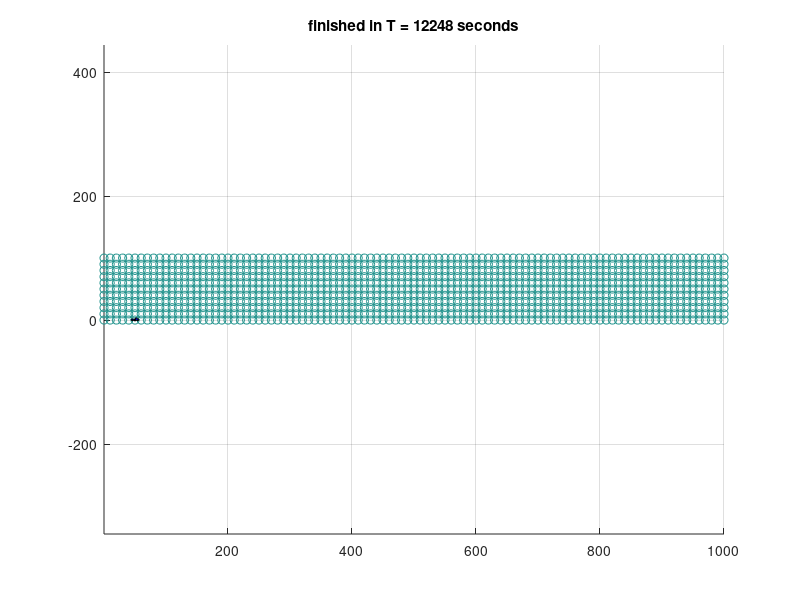

Write MATLAB code to recreate this figure.
function [] = AutoSeismic_DroneHex(x,y,T,hex)
% simulates a seismic survey with
% X-length in m, Y-length in m, T = Initial HomeBase location in [x,y];
% hex: the number of hexapods
%  Srikanth KVS and Aaron Becker
%
%  I want two variables:  State (S) and Graphics (G)
%
%%%%%%%%%%%%%%%%%%%%%%%%%%%
if nargin <1
    x = 1000;
    y = 100;
    T = [50,0];
    hex = 3; %total number of Hexapod walkers
    drones = 3; %total number of Drones
    darts = 16; %total number of Darts
    drone_cap = 4; %number of darts a drone can hold
    people = 0; %total number of human workers
    people_cap = 10; %number of geophones a human can hold
end
%constants
S.T = T; S.x = x; S.y = y; S.hex = hex; S.drones = drones; S.darts = darts; S.drone_cap = drone_cap; S.people = people;S.people_cap = people_cap;
dt = 1; % delta T
tic
S = Init_State(S);
G = Init_Graphics(S); %draw everything for first time
for T = 1:dt:100000 % Main_loop
    S = Update_State(S,dt);
    %G = Update_Graphics(S,G,T);
    if isFinished(S)
        break
    end
end
title(['finished in T = ',num2str(T),' seconds'])
display(['T = ',num2str(T),', ',num2str(S.numShots),' shots'])
display([ x,y,hex ,drones,darts,drone_cap,people,T])
toc
end

function S = Init_State(S)
% constants
gridSpacing = 10; %meters between grid points
S.minSensorsForShot = min(10, S.hex+S.darts*(S.drones>0)); %minimum number of ready sensors before a shot is taken.
S.numShots = 0;

%initialize survey points
[xg,yg] = meshgrid(0:gridSpacing:S.x,0:gridSpacing:S.y);
S.surveyPtsX = xg(:);
S.surveyPtsY = yg(:);
S.surveyPtsState = zeros(size(S.surveyPtsX));
%state: 0 no measurement, 1 assigned, 2 hex sensor at point & no measurement,
%3 dart sensor at point & no measurement, 4 measured with hex sensor, 5
%measured with dart sensor, 6 measured no sensor at location


%Initialize truck
S.Tstate = 2; % 0 - unassigned 1 - assigned 2-ready (at position) 3 - finished
S.Tpos = S.T;
S.Tstart = S.T;
S.Tgoal = S.T;
S.Tvel = 1;

%initialize hex
S.Hstate = zeros(S.hex,1); % 0 - unassigned 1 - assigned 2-ready (at position)
S.Hpos = repmat( S.T, S.hex,1);
S.Hstart = S.Hpos;
S.Hgoal = S.Hpos;
S.Hvel = 0.20;
S.Hsurveypt = zeros(S.hex,1); %ID of the survey point assigned to this robot
%initilize drones
S.Qstate = zeros(S.drones,1); % 0- unassigned 1- assigned
S.Qdeploying = zeros(S.drones,1); % 0- retrieve 1- deploy mode
S.Qpos = repmat( S.T, S.drones,1);
S.Qdarts = zeros(S.drones,S.drone_cap); %IDs of darts on drone (0 is no dart)
S.Qdartpickup = zeros(S.drones,1); %ID of dart to pick up.
S.Qdartscap = zeros(S.drones,1); %how many darts on board
S.Qstart = S.Qpos;
S.Qgoal = S.Qpos;
S.Qvel = 0.8;
S.Qsurveypt = zeros(S.drones,1);%ID of the survey point assigned to this robot (do we need this?)
%initialize darts
S.Dstate = zeros(S.darts,1);% 0- unassigned 1- assigned 2-ready (at position)
S.Dpos = repmat( S.T, S.darts,1);
S.Dsurveypt = zeros(S.darts,1);
end

function isDone = isFinished(S)
isDone = (numel(S.surveyPtsState) == sum(S.surveyPtsState == 3));
end

function S=Update_State(S,dt)
%decide whether to do shot test (if so, update states)
S = shotTest(S);
% move agents, update agent & survey point state
S = moveHexPod(S,dt);
S = moveDrone(S,dt);
%assign agents
S = assignHexPod(S);
S = assignDrone(S);

end
function S = shotTest(S)
%state: 0 no measurement, 1 assigned, 2 ready for measurement, 3 measured,
readyPts = sum(S.surveyPtsState == 2);
if readyPts >= S.minSensorsForShot ||  sum(S.surveyPtsState == 0)+sum(S.surveyPtsState == 1)==0
    S.numShots = S.numShots+1;
    S.surveyPtsState(S.surveyPtsState == 2) = 3; %mark as measured
    S.Hstate(S.Hstate == 2) = 0; %hexpods can move
    S.Dstate(S.Dstate == 2) = 0; % darts can be moved
end
end


function S = moveHexPod(S,dt) %move Hex toward goal position
% 0 - unassigned 1 - assigned 2-ready (at position)
for k = 1:S.hex
    
    dxy = sqrt(sum((S.Hgoal(k,:) - S.Hpos(k,:)).^2));
    if S.Hstate(k) == 1
        if dxy > S.Hvel*dt
            S.Hpos(k,:) = S.Hpos(k,:)+S.Hvel*dt*(S.Hgoal(k,:) - S.Hpos(k,:))/dxy;
        else
            S.Hpos(k,:) = S.Hgoal(k,:);
            S.Hstate(k) = 2;  %hexpod is ready for test here
            S.surveyPtsState(S.Hsurveypt(k)) = 2; %mark survey ready for test (hexapod)
        end
    end
end
end

function S = assignHexPod(S)
% for each unassigned hexpod, assign to the nearest unassigned survey
% point
for k = 1:S.hex % 0 - unassigned 1 - assigned 2-ready (at position)
    % if unassigned, move to the next (doesn't get unassigned until shot
    % is taken)
    if S.Hstate(k) == 0
        minDist = 10*S.x*S.y; %a very large number
        minInd = NaN;
        for m = 1:numel(S.surveyPtsX)
            if S.surveyPtsState(m) == 0 %no measurement & unassigned
                dist = sqrt(sum((S.Hpos(k,:) - [S.surveyPtsX(m),S.surveyPtsY(m)]).^2))+...
                    sqrt(sum((S.Tpos - [S.surveyPtsX(m),S.surveyPtsY(m)]).^2));
                if dist<minDist
                    minInd = m;
                    minDist = dist;
                end
            end
        end
        if ~isnan(minInd)
            S.Hgoal(k,:) = [S.surveyPtsX(minInd),S.surveyPtsY(minInd)];
            S.surveyPtsState(minInd) = 1; %assigned
            S.Hstate(k) = 1; %assigned
            S.Hstart(k,:) = S.Hpos(k,:);
            S.Hsurveypt(k) = minInd;
        end
    end
end
end

function S = moveDrone(S,dt) %move Drone (and onboard darts) toward goal position
%S.Qstate  0- unassigned 1- assigned
%S.Qdeploying  0- retrieve 1- deploy mode
%S.Qdarts IDs of darts on drone (0 is no dart)
for k = 1:S.drones
    if S.Qdeploying(k) == 1 && S.Qstate(k) == 1 %deploy darts
            dxy = sqrt(sum((S.Qgoal(k,:) - S.Qpos(k,:)).^2));
            if dxy > S.Qvel*dt
                S.Qpos(k,:) = S.Qpos(k,:)+S.Qvel*dt*(S.Qgoal(k,:) - S.Qpos(k,:))/dxy;
            else
                S.Qpos(k,:) = S.Qgoal(k,:);
                S.Qstate(k) = 0;  %Unassigned so that the drone can go to it's next location for deployment
                dartInd = find(S.Qdarts(k,:) >0,1,'first');
                dartID = S.Qdarts(k,dartInd);
                S.Qdarts(k,dartInd) = 0;  %remove dart from drone
                S.Dstate(dartID) =  2;  % dart is ready for measurement
                S.Dpos(dartID,:) = S.Qgoal(k,:); % dart position is the survey point
                S.Dsurveypt(dartID) = S.Qsurveypt(k); %assign survey point to dart
                S.surveyPtsState(S.Dsurveypt(dartID)) = 2; %mark survey ready for test (dart)
                
                if sum(S.Qdarts(k,:)>0) == 0 % if number of onboard darts = 0, time to retrieve
                    S.Qdeploying(k) = 0;
                end
            end
    elseif S.Qdeploying(k) == 0 && S.Qstate(k) == 1 %retrieving darts
                    dxy = sqrt(sum((S.Qgoal(k,:) - S.Qpos(k,:)).^2));
            if dxy > S.Qvel*dt
                S.Qpos(k,:) = S.Qpos(k,:)+S.Qvel*dt*(S.Qgoal(k,:) - S.Qpos(k,:))/dxy;
            else
                S.Qpos(k,:) = S.Qgoal(k,:);
                S.Qstate(k) = 0;  %Unassigned so that the drone can go to it's next location for deployment
                emptyInd = find(S.Qdarts(k,:) == 0,1,'first'); %find empty slot on quad
                S.Qdarts(k,emptyInd) = S.Qdartpickup(k);  %add dart to drone
                S.Dsurveypt(S.Qdartpickup(k)) = 0; %unassign dart's survey point
                S.Qdartpickup(k) = 0; %dart is picked up
                if sum(S.Qdarts(k,:)>0) == S.drone_cap % if full of darts, time to deploy
                    S.Qdeploying(k) = 1;
                end
            end
    end
    % update position of all onboard darts
    count = 1;
    for m = 1:numel(S.Qdarts(k,:))
        if S.Qdarts(k,m) > 0
            S.Dpos(S.Qdarts(k,m),:) = S.Qpos(k,:)+[count,-2];
            count = count+1;
        end
    end
end
end


function S = assignDrone(S)
% for each unassigned drone:
% if in deploy mode, assign to the nearest unassigned survey point
% if in retrieve mode, assign to nearest ready dart
for k = 1:S.drones  % 0- unassigned 1- assigned
    if  S.Qstate(k) == 0 %only assign if unassigned
        if S.Qdeploying(k) == 0 % need to retrieve darts -- so find the closest dart
            minDist = 10*S.x*S.y; %a very large number
            minInd = NaN;
            for m = 1:S.darts
                if S.Dstate(m) == 0 %no measurement & unassigned
                    dist = sqrt(sum((S.Qpos(k,:) - S.Dpos(m,:)).^2));
                    if dist<minDist
                        minInd = m;
                        minDist = dist;
                    end
                end
            end
            if ~isnan(minInd)
                S.Qgoal(k,:) = S.Dpos(minInd,:);
                S.Qstate(k) = 1; %assigned
                S.Qstart(k,:) = S.Qpos(k,:);
                S.Dstate(minInd) = 1; %dart is assigned
                S.Qdartpickup(k) = minInd;
                S.Dsurveypt(k) = 0; %no survey point assigned
            end
            
        else % need to deploy darts -- so find the closest survey point
            minDist = 10*S.x*S.y; %a very large number
            minInd = NaN;
            for m = 1:numel(S.surveyPtsX)
                if S.surveyPtsState(m) == 0 %no measurement & unassigned
                    dist = sqrt(sum((S.Qpos(k,:) - [S.surveyPtsX(m),S.surveyPtsY(m)]).^2))+...
                        sqrt(sum((S.Tpos - [S.surveyPtsX(m),S.surveyPtsY(m)]).^2));
                    if dist<minDist
                        minInd = m;
                        minDist = dist;
                    end
                end
            end
            if ~isnan(minInd)
                S.Qgoal(k,:) = [S.surveyPtsX(minInd),S.surveyPtsY(minInd)];
                S.surveyPtsState(minInd) = 1; %assigned
                S.Qstate(k) = 1; %assigned
                S.Qstart(k,:) = S.Qpos(k,:);
                S.Qsurveypt(k) = minInd;
            end
        end
    end
end
end
function G = Init_Graphics(S)
figure(1);
clf;
set(gca,'Xlim',[0,S.x],'Ylim',[0,S.y]);
%draw survey points
G.surveyPts = scatter(S.surveyPtsX,S.surveyPtsY,[],S.surveyPtsState);
hold on
axis equal
grid on;

%draw truck
tpts = truckPts(S.Tpos(1),S.Tpos(2),1);
G.truck = fill(tpts(:,1),tpts(:,2),'b');

%draw darts
G.da = ones(S.darts,1);
for k = 1:S.darts     %draw the darts
    dapts = daPts(S.Dpos(k,1),S.Dpos(k,2),1);
    G.da(k) = fill(dapts(:,1),dapts(:,2),'y');
end

%draw hexpods
G.h = ones(S.hex,1);
G.hPathG = ones(S.hex,1);
G.hPathP = ones(S.hex,1);
for k = 1:S.hex % draw desired paths
    G.hPathG(k) = line([S.Hstart(k,1),S.Hgoal(k,1)],[S.Hstart(k,2),S.Hgoal(k,2)],'color' ,'b');
end
for k = 1:S.hex    %draw current path
    G.hPathP(k) = line([S.Hpos(k,1),S.Hgoal(k,1)],[S.Hpos(k,2),S.Hgoal(k,2)],'color' ,'r');
end
for k = 1:S.hex     %draw the hexpods
    hpts = hexPts(S.Hpos(k,1),S.Hpos(k,2),1);
    G.h(k) = fill(hpts(:,1),hpts(:,2),'r');
end
%draw quads
G.d = ones(S.drones,1);
G.DPathG = ones(S.drones,1);
G.DPathP = ones(S.drones,1);
for k = 1:S.drones % draw desired paths
    G.DPathG(k) = line([S.Qstart(k,1),S.Qgoal(k,1)],[S.Qstart(k,2),S.Qgoal(k,2)],'color' ,'g');
end
for k = 1:S.drones    %draw current path
    G.DPathP(k) = line([S.Qpos(k,1),S.Qgoal(k,1)],[S.Qpos(k,2),S.Qgoal(k,2)],'color' ,'m');
end
for k = 1:S.drones    %draw the drones
    dpts = dPts(S.Qpos(k,1),S.Qpos(k,2),1);
    G.d(k) = fill(dpts(:,1),dpts(:,2),'k');
end

%draw people
hold off
drawnow;
end % end init_graphics

function G = Update_Graphics(S,G,T)
%update survey points
set(G.surveyPts,'CData',S.surveyPtsState);
%update truck
tpts = truckPts(S.Tpos(1),S.Tpos(2),1); set(G.truck, 'XData',tpts(:,1) ,'YData',tpts(:,2)) ;

%draw hexpods
for k = 1:S.hex
    hpts = hexPts(S.Hpos(k,1),S.Hpos(k,2),1);
    set( G.h(k), 'XData',hpts(:,1) ,'YData',hpts(:,2));
    set( G.hPathG(k), 'XData',[S.Hstart(k,1),S.Hgoal(k,1)],'YData',[S.Hstart(k,2),S.Hgoal(k,2)]);
    set( G.hPathP(k), 'XData',[S.Hpos(k,1),S.Hgoal(k,1)],'YData',[S.Hpos(k,2),S.Hgoal(k,2)]);
end
%draw quads
for k = 1:S.drones
    dpts = dPts(S.Qpos(k,1),S.Qpos(k,2),1);
    set( G.d(k), 'XData',dpts(:,1) ,'YData',dpts(:,2));
    set( G.DPathG(k), 'XData',[S.Qstart(k,1),S.Qgoal(k,1)],'YData',[S.Qstart(k,2),S.Qgoal(k,2)]);
    set( G.DPathP(k), 'XData',[S.Qpos(k,1),S.Qgoal(k,1)],'YData',[S.Qpos(k,2),S.Qgoal(k,2)]);
end
%draw darts
for k = 1:S.darts
    dapts = daPts(S.Dpos(k,1),S.Dpos(k,2),1);
    set( G.da(k), 'XData',dapts(:,1) ,'YData',dapts(:,2));
end
%draw people

%update title
title(['T = ',num2str(T),', ',num2str(sum(S.surveyPtsState == 2)),' pts ready, ',num2str(S.numShots),' shots'])
drawnow;
end % end update graphics

function pts = hexPts(xOff,yOff,sc) %draw a hexagon
th = 0:pi/3:2*pi;
pts = sc*[xOff+cos(th)',yOff+sin(th)'];
end

function pts = dPts(xOff,yOff,sc) %draw a drone
th = 0:pi/2:2*pi;
pts = sc*[xOff+cos(th)',yOff+sin(th)'];
end

function pts = daPts(xOff,yOff,sc) %draw a dart
th = -pi/2+(0:2*pi/3:2*pi);
pts = sc*[xOff+cos(th)',yOff+sin(th)'];
end

function pts = truckPts(xOff,yOff,sc)
pts = [-6.1757   -1.5258
    0.6896   -1.5258
    0.6979   -3.5692
    2.8979   -3.5692
    3.7789   -1.9548
    6.2676   -1.6545
    6.2979    0.5308
    5.0979    0.6308
    4.6371   -0.2814
    3.4357   -0.2814
    3.0979    0.5308
    3.6073    0.5338
    4.0793    0.1476
    4.6800    0.4909
    4.6979    1.0308
    4.0793    1.3920
    3.5215    1.0487
    3.5215    0.5338
    3.0495    0.5338
    -3.0863    0.5338
    -3.6441   -0.3243
    -4.8026   -0.3243
    -5.3175    0.4480
    -4.6739    0.4051
    -4.1590    0.1905
    -3.6441    0.3622
    -3.5154    0.8342
    -3.8157    1.3491
    -4.3735    1.3491
    -4.7597    0.8771
    -4.6739    0.4051
    -5.3175    0.4051
    -6.1757    0.4480];
pts(:,2) = -pts(:,2) ;
pts = sc*pts + repmat([xOff,yOff],size(pts,1),1);
end
